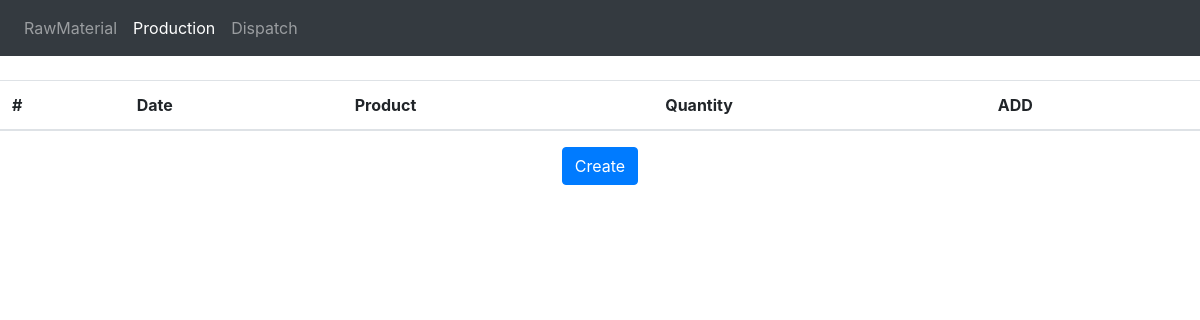
Page /view_production_stage on the earlier database version.
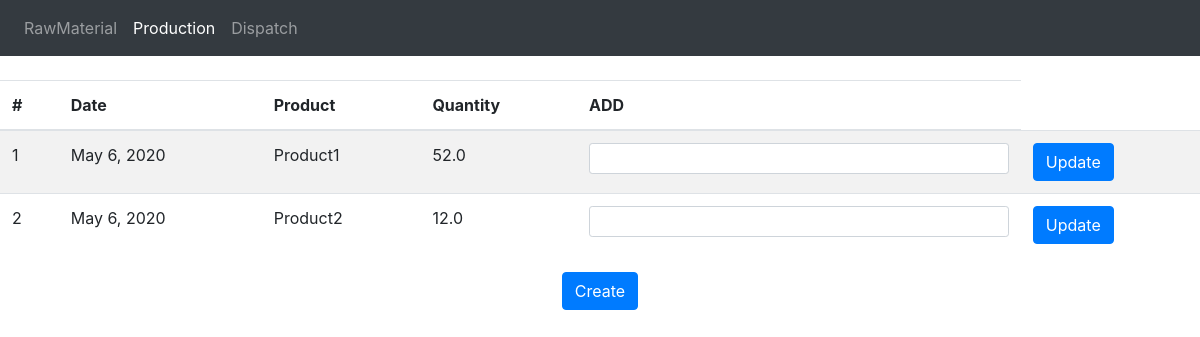
Same page on the later database version.
### StockApp/models.py (models this page shows)
class ProductionStage(models.Model):
    date_prod = models.DateField(verbose_name='production_date')
    raw_materials = models.ManyToManyField(RawMaterial)
    name = models.CharField(max_length=350, verbose_name='product name')
    quantity_prod = models.FloatField(verbose_name='ProdutionQuantity')
    quantity1 = models.FloatField(verbose_name='Quantity 1')
    quantity2 = models.FloatField(verbose_name='Quantity 2')
    quantity3 = models.FloatField(verbose_name='Quantity 3')
    quantity4 = models.FloatField(verbose_name='Quantity 4')
    quantity5 = models.FloatField(verbose_name='Quantity 5')
    quantity6 = models.FloatField(verbose_name='Quantity 6')
    quantity7 = models.FloatField(verbose_name='Quantity 7')
    selected = models.BooleanField(default=False)
    class Meta:
        verbose_name = _('product')
        verbose_name_plural = _('products')
        ordering = (
            'date_prod',
            'name',
            'quantity_prod',
        )

### StockApp/views.py (the view)
# urls.py: path('view_production_stage', ProductionStageDisplayView.as_view(),name='view_production_stage'),
class ProductionStageDisplayView(ListView):
    model = ProductionStage
    context_object_name = 'view_production_stage'
    queryset = ProductionStage.objects.all()
    template_name = 'StockApp/productionstage_list.html'

### templates/StockApp/productionstage_list.html (shortened to what this page needs)
<!doctype html>
<html lang="en">
    <head>
    <link rel="stylesheet" href="https://stackpath.bootstrapcdn.com/bootstrap/4.4.1/css/bootstrap.min.css">
    </head>
    <body>
        <nav class="navbar navbar-expand-lg navbar-dark bg-dark">
            <div class="collapse navbar-collapse" id="navbarNavAltMarkup">
              <div class="navbar-nav">
                <a class="nav-item nav-link" href="/">RawMaterial</a>
                <a class="nav-item nav-link active" href="/view_production_stage">Production</a>
                <a class="nav-item nav-link" href="/view_dispatch">Dispatch</a>
              </div>
            </div>
        </nav>
        <br>
        <form>
            <table class="table table-striped">
                <thead>
                    <tr>
                        <th scope="col">#</th>
                        <th scope="col">Date</th>
                        <th scope="col">Product</th>
                        <th scope="col">Quantity</th>
                        <th scope="col">ADD</th>
                    </tr>
                </thead>
                <tbody>
                    {% for i in object_list %}
                    <tr>
                        <td>{{i.id}}</td>
                        <td>{{i.date_prod}}</td>
                        <td>{{i.name}}</td>
                        <td>{{i.quantity_prod}}</td>
                        <td>
                            <input class="form-control form-control-sm" type="number" placeholder="" name="RawMaterial_QuantityToAdd">
                        </td>
                        <td>
                        <button type="submit" class="btn btn-primary" formaction="/update_product/{{i.id}}" formmethod="POST">
                            Update
                        </button>
                        </td>
                    </tr>
                    {%endfor%}
                </tbody>
            </table>
        </form>
        <form action="/create_product">
            <center><button type="submit" class="btn btn-primary" > Create </button></center>
    </body>
</html>

Differences in the rows shown:
added ProductionStage: id "1", date_prod "May 6, 2020", name "Product1", quantity_prod "52.0"
added ProductionStage: id "2", date_prod "May 6, 2020", name "Product2", quantity_prod "12.0"
